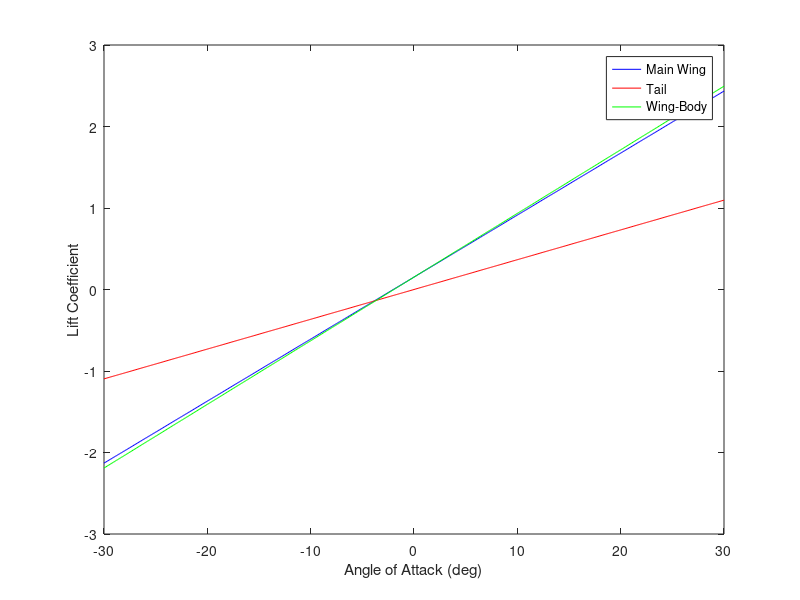
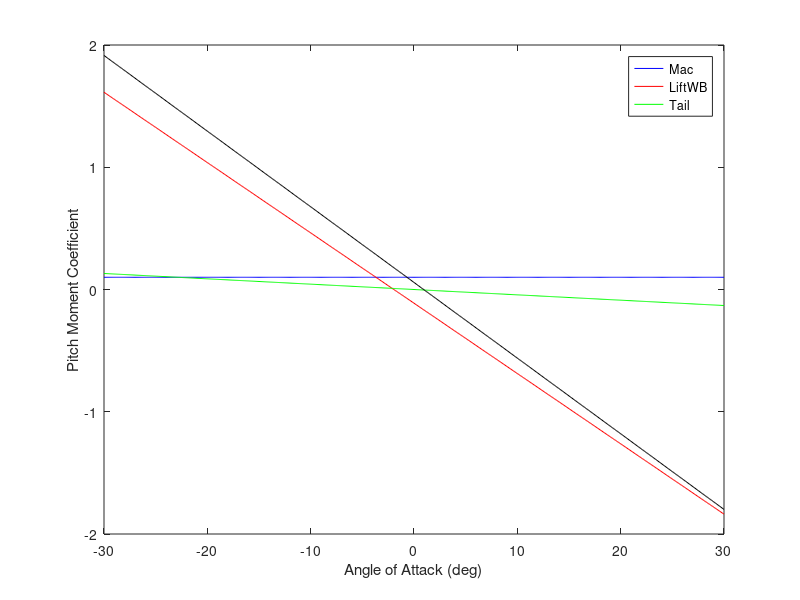
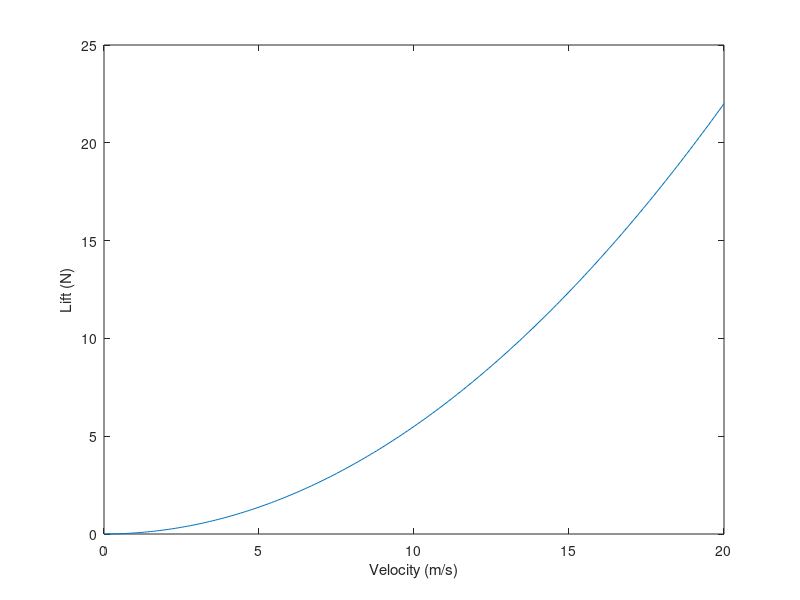

Write the MATLAB code that produced these figures, in order.
%%%%Lets Trim an Airplane, Yea? Yea.
clear
clc
close all

c = 0.3215;
cbar = c; %%%Rectangular wing
b = 2.04;
S = b*c;
AR = b^2/S;
e = 0.8;

ct = 0.12;
bt = 0.3;
St = ct*bt;
ARt = bt^2/St;
et = 0.4; %%%this is really bad. Let's see what happens
lt = 0.7;
VH = St*lt/(S*cbar);

AoAdeg = (-30:0.1:30);
AoA = AoAdeg*pi/180;

%%%Airfoil for main wing? 0012? Change to 2412
Cmac = 0.1; %%%Zero for symmetric and nozero for cambered
Clalpha = 6.0; %%for a flat plate but symmetric is an ok approximation %%%Made this up for 2412
alpha0 = -2*pi/180; %%%zero lift angle of attack for a cambered airfoil
Clalphat = 2*pi; %%%for a flat plate but symmetric is an ok approximation
CLalpha = Clalpha/(1+Clalpha/(pi*e*AR));
CLalphat = Clalphat/(1+Clalphat/(pi*et*ARt));

CL = CLalpha*(AoA-alpha0);
CLt = CLalphat*AoA;

xacW = c/4; %%%for a flat plate but is a good approximation for symmetric airfoils
xact = c/4 + lt;
xac = (xacW*S + xact*St)/(St + S)

CLwb = CL + St/S*CLt;

figure()
plot(AoAdeg,CL,'b-')
hold on
plot(AoAdeg,CLt,'r-')
plot(AoAdeg,CLwb,'g-')
legend('Main Wing','Tail','Wing-Body')
ylabel('Lift Coefficient')
xlabel('Angle of Attack (deg)')

%%%What's First? Pitch Moment Coefficient?
xcg = -0.12;
%%%Static Margin
xsmbar = xcg/cbar - xac/cbar;
%%%break into 3 components
%%%This is from the airfoil
Cm1 = Cmac*ones(length(AoA),1);
%%%This is from the wingbody which includes the tail
Cm2 = CLwb*xsmbar;
%%%Combining like terms created this which is pitch moment of the tail
Cm3 = -VH*CLt;
%%%Go back and make sure you understand where the derivation for this
%%%equation comes from
Cmde = -0.8; %%%Dr. C pulled this out of thin air
de = -5*pi/180; %%%Jesse just felt like it
Cm = Cmac + CLwb*xsmbar - VH*CLt + Cmde*de;

figure()
plot(AoAdeg,Cm1,'b-')
hold on
plot(AoAdeg,Cm2,'r-')
plot(AoAdeg,Cm3,'g-')
plot(AoAdeg,Cm,'k-')
xlabel('Angle of Attack (deg)')
ylabel('Pitch Moment Coefficient')
legend('Mac','LiftWB','Tail')

%%%%Weight and Balance
W = 5.6*9.81;

%%%%This is similar to equations 3.26 and 3.27 in your notes
%%%This is solving for trim angle of attack. Take the Cm equation and set
%%%it to zero. Then solve for angle of attack
d = (CLalpha+St/S*CLalphat)*xsmbar - VH*CLalphat;
alphatrim = (-Cmac + CLalpha*alpha0*xsmbar)/d;

%%%In your homework you have Cm = Cm0 + Cma * alpha so alphatrim is just
%%% alphatrim = -Cm0/Cma

%%%Ok so what's this?
%%%You're calculating the actual lift coefficients at trim
CLtrim = CLalpha*(alphatrim-alpha0); %%%Wing
CLttrim = CLalphat*alphatrim; %%%tail
CLwbtrim = CLtrim + St/S*CLttrim; %%%wing body
rho = 1.225; %%%Density of air at sea-level
V = 0:0.1:20; %%%meters/sec

Lift = 0.5*rho*V.^2*S*CLwbtrim;

%%%%What's the point of this?
%%%Figure out cruise speed - when Lift = Weight
figure()
plot(V,Lift)
xlabel('Velocity (m/s)')
ylabel('Lift (N)')

%%%%How do we find required Velocity
Vtrim = sqrt(2*W/(rho*S*CLwbtrim)); %%%Solve L = W = 0.5*rho*V^2*S*CLwbtrim

%%%Compute Thrust Generated
CD0 = 0.02; %%%drag coefficient of the entire thing - drag at zero angle of attack
CDa2 = 5.1; %%%drag coefficient as a function of AoA - drag is nonlinear with AoA
CD = CD0 + CDa2*alphatrim.^2; %%%Total drag coefficent
Thrust = 0.5*rho*Vtrim^2*S*CD %%%Thrust required at that trim velocity

TW = Thrust/W
